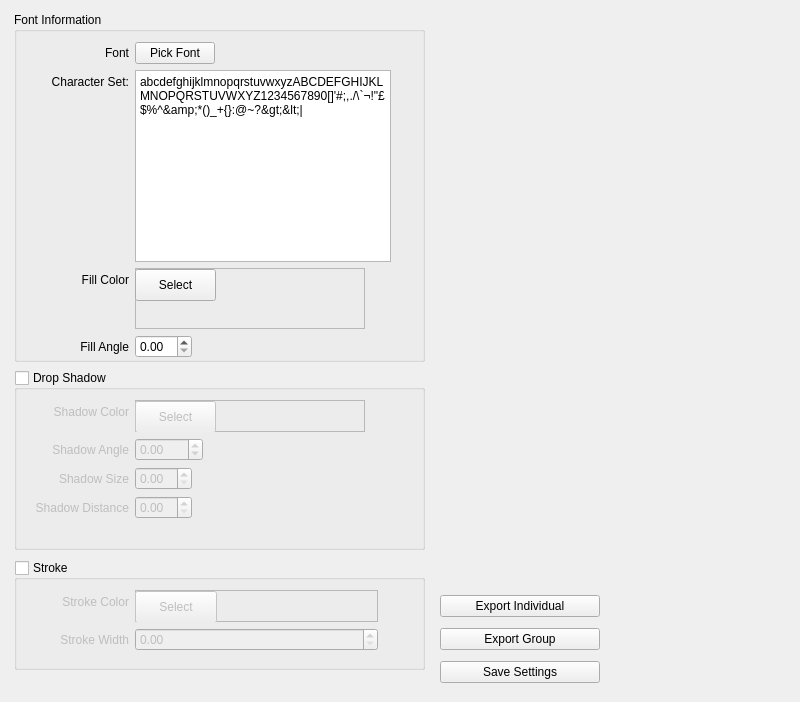
<?xml version="1.0" encoding="UTF-8"?>
<ui version="4.0">
 <class>MainWindow</class>
 <widget class="QMainWindow" name="MainWindow">
  <property name="geometry">
   <rect>
    <x>0</x>
    <y>0</y>
    <width>800</width>
    <height>702</height>
   </rect>
  </property>
  <property name="windowTitle">
   <string>MainWindow</string>
  </property>
  <widget class="QWidget" name="centralwidget">
   <widget class="QGroupBox" name="basicGroupBox">
    <property name="geometry">
     <rect>
      <x>14</x>
      <y>12</y>
      <width>411</width>
      <height>350</height>
     </rect>
    </property>
    <property name="title">
     <string>Font Information</string>
    </property>
    <property name="flat">
     <bool>false</bool>
    </property>
    <widget class="QWidget" name="formLayoutWidget_2">
     <property name="geometry">
      <rect>
       <x>0</x>
       <y>30</y>
       <width>390</width>
       <height>316</height>
      </rect>
     </property>
     <layout class="QFormLayout" name="formLayout_2">
      <property name="sizeConstraint">
       <enum>QLayout::SetDefaultConstraint</enum>
      </property>
      <property name="fieldGrowthPolicy">
       <enum>QFormLayout::FieldsStayAtSizeHint</enum>
      </property>
      <item row="0" column="0">
       <widget class="QLabel" name="fontLabel">
        <property name="minimumSize">
         <size>
          <width>115</width>
          <height>0</height>
         </size>
        </property>
        <property name="text">
         <string>Font</string>
        </property>
        <property name="alignment">
         <set>Qt::AlignRight|Qt::AlignTrailing|Qt::AlignVCenter</set>
        </property>
       </widget>
      </item>
      <item row="0" column="1">
       <widget class="QPushButton" name="fontbutton">
        <property name="text">
         <string>Pick Font</string>
        </property>
       </widget>
      </item>
      <item row="1" column="0">
       <widget class="QLabel" name="characterSetLabel">
        <property name="minimumSize">
         <size>
          <width>115</width>
          <height>0</height>
         </size>
        </property>
        <property name="text">
         <string>Character Set:</string>
        </property>
        <property name="alignment">
         <set>Qt::AlignRight|Qt::AlignTrailing|Qt::AlignVCenter</set>
        </property>
       </widget>
      </item>
      <item row="1" column="1">
       <widget class="QPlainTextEdit" name="characterSetBox">
        <property name="sizePolicy">
         <sizepolicy hsizetype="Expanding" vsizetype="MinimumExpanding">
          <horstretch>0</horstretch>
          <verstretch>0</verstretch>
         </sizepolicy>
        </property>
        <property name="maximumSize">
         <size>
          <width>16777215</width>
          <height>192</height>
         </size>
        </property>
        <property name="frameShape">
         <enum>QFrame::StyledPanel</enum>
        </property>
        <property name="frameShadow">
         <enum>QFrame::Plain</enum>
        </property>
        <property name="lineWrapMode">
         <enum>QPlainTextEdit::WidgetWidth</enum>
        </property>
        <property name="plainText">
         <string>abcdefghijklmnopqrstuvwxyzABCDEFGHIJKLMNOPQRSTUVWXYZ1234567890[]'#;,./\`¬!&quot;£$%^&amp;*()_+{}:@~?&gt;&lt;|</string>
        </property>
        <property name="backgroundVisible">
         <bool>false</bool>
        </property>
       </widget>
      </item>
      <item row="2" column="0">
       <widget class="QLabel" name="fillColorLabel">
        <property name="minimumSize">
         <size>
          <width>115</width>
          <height>0</height>
         </size>
        </property>
        <property name="text">
         <string>Fill Color</string>
        </property>
        <property name="alignment">
         <set>Qt::AlignRight|Qt::AlignTrailing|Qt::AlignVCenter</set>
        </property>
       </widget>
      </item>
      <item row="2" column="1">
       <widget class="QFrame" name="fillColor">
        <property name="minimumSize">
         <size>
          <width>230</width>
          <height>32</height>
         </size>
        </property>
        <property name="frameShape">
         <enum>QFrame::StyledPanel</enum>
        </property>
        <property name="frameShadow">
         <enum>QFrame::Raised</enum>
        </property>
        <widget class="QPushButton" name="fillColorButton">
         <property name="geometry">
          <rect>
           <x>0</x>
           <y>1</y>
           <width>81</width>
           <height>32</height>
          </rect>
         </property>
         <property name="text">
          <string>Select</string>
         </property>
        </widget>
       </widget>
      </item>
      <item row="3" column="0">
       <widget class="QLabel" name="fillAngleLabel">
        <property name="minimumSize">
         <size>
          <width>115</width>
          <height>0</height>
         </size>
        </property>
        <property name="text">
         <string>Fill Angle</string>
        </property>
        <property name="alignment">
         <set>Qt::AlignRight|Qt::AlignTrailing|Qt::AlignVCenter</set>
        </property>
       </widget>
      </item>
      <item row="3" column="1">
       <widget class="QDoubleSpinBox" name="fillAngleBox"/>
      </item>
     </layout>
    </widget>
   </widget>
   <widget class="QGroupBox" name="strokeGroupBox">
    <property name="geometry">
     <rect>
      <x>14</x>
      <y>560</y>
      <width>411</width>
      <height>110</height>
     </rect>
    </property>
    <property name="title">
     <string>Stroke</string>
    </property>
    <property name="checkable">
     <bool>true</bool>
    </property>
    <property name="checked">
     <bool>false</bool>
    </property>
    <widget class="QWidget" name="formLayoutWidget_3">
     <property name="geometry">
      <rect>
       <x>0</x>
       <y>30</y>
       <width>364</width>
       <height>74</height>
      </rect>
     </property>
     <layout class="QFormLayout" name="formLayout_3">
      <item row="0" column="0">
       <widget class="QLabel" name="strokeColorLabel">
        <property name="minimumSize">
         <size>
          <width>115</width>
          <height>0</height>
         </size>
        </property>
        <property name="text">
         <string>Stroke Color</string>
        </property>
        <property name="alignment">
         <set>Qt::AlignRight|Qt::AlignTrailing|Qt::AlignVCenter</set>
        </property>
       </widget>
      </item>
      <item row="0" column="1">
       <widget class="QFrame" name="strokeColor">
        <property name="minimumSize">
         <size>
          <width>230</width>
          <height>32</height>
         </size>
        </property>
        <property name="frameShape">
         <enum>QFrame::StyledPanel</enum>
        </property>
        <property name="frameShadow">
         <enum>QFrame::Raised</enum>
        </property>
        <widget class="QPushButton" name="strokeColorButton">
         <property name="geometry">
          <rect>
           <x>0</x>
           <y>1</y>
           <width>82</width>
           <height>32</height>
          </rect>
         </property>
         <property name="text">
          <string>Select</string>
         </property>
        </widget>
       </widget>
      </item>
      <item row="1" column="0">
       <widget class="QLabel" name="strokeWidthLabel">
        <property name="minimumSize">
         <size>
          <width>115</width>
          <height>0</height>
         </size>
        </property>
        <property name="text">
         <string>Stroke Width</string>
        </property>
        <property name="alignment">
         <set>Qt::AlignRight|Qt::AlignTrailing|Qt::AlignVCenter</set>
        </property>
       </widget>
      </item>
      <item row="1" column="1">
       <widget class="QDoubleSpinBox" name="strokeWidthBox"/>
      </item>
     </layout>
    </widget>
   </widget>
   <widget class="QGroupBox" name="dropShadowGroupBox">
    <property name="geometry">
     <rect>
      <x>14</x>
      <y>370</y>
      <width>411</width>
      <height>180</height>
     </rect>
    </property>
    <property name="title">
     <string>Drop Shadow</string>
    </property>
    <property name="checkable">
     <bool>true</bool>
    </property>
    <property name="checked">
     <bool>false</bool>
    </property>
    <widget class="QWidget" name="formLayoutWidget_4">
     <property name="geometry">
      <rect>
       <x>0</x>
       <y>30</y>
       <width>360</width>
       <height>142</height>
      </rect>
     </property>
     <layout class="QFormLayout" name="formLayout_4">
      <property name="fieldGrowthPolicy">
       <enum>QFormLayout::FieldsStayAtSizeHint</enum>
      </property>
      <item row="0" column="0">
       <widget class="QLabel" name="shadowColorLabel">
        <property name="minimumSize">
         <size>
          <width>115</width>
          <height>0</height>
         </size>
        </property>
        <property name="text">
         <string>Shadow Color</string>
        </property>
        <property name="alignment">
         <set>Qt::AlignRight|Qt::AlignTrailing|Qt::AlignVCenter</set>
        </property>
       </widget>
      </item>
      <item row="0" column="1">
       <widget class="QFrame" name="shadowColor">
        <property name="minimumSize">
         <size>
          <width>230</width>
          <height>32</height>
         </size>
        </property>
        <property name="frameShape">
         <enum>QFrame::StyledPanel</enum>
        </property>
        <property name="frameShadow">
         <enum>QFrame::Raised</enum>
        </property>
        <widget class="QPushButton" name="shadowColorButton">
         <property name="geometry">
          <rect>
           <x>0</x>
           <y>1</y>
           <width>81</width>
           <height>32</height>
          </rect>
         </property>
         <property name="text">
          <string>Select</string>
         </property>
        </widget>
       </widget>
      </item>
      <item row="1" column="0">
       <widget class="QLabel" name="shadowAngleLabel">
        <property name="minimumSize">
         <size>
          <width>115</width>
          <height>0</height>
         </size>
        </property>
        <property name="text">
         <string>Shadow Angle</string>
        </property>
        <property name="alignment">
         <set>Qt::AlignRight|Qt::AlignTrailing|Qt::AlignVCenter</set>
        </property>
       </widget>
      </item>
      <item row="1" column="1">
       <widget class="QDoubleSpinBox" name="shadowAngleBox">
        <property name="minimum">
         <double>-360.000000000000000</double>
        </property>
        <property name="maximum">
         <double>360.000000000000000</double>
        </property>
       </widget>
      </item>
      <item row="2" column="0">
       <widget class="QLabel" name="shadowSizeLabel">
        <property name="minimumSize">
         <size>
          <width>115</width>
          <height>0</height>
         </size>
        </property>
        <property name="text">
         <string>Shadow Size</string>
        </property>
        <property name="alignment">
         <set>Qt::AlignRight|Qt::AlignTrailing|Qt::AlignVCenter</set>
        </property>
       </widget>
      </item>
      <item row="2" column="1">
       <widget class="QDoubleSpinBox" name="shadowSizeBox"/>
      </item>
      <item row="3" column="0">
       <widget class="QLabel" name="shadowDistanceLabel">
        <property name="minimumSize">
         <size>
          <width>115</width>
          <height>0</height>
         </size>
        </property>
        <property name="text">
         <string>Shadow Distance</string>
        </property>
        <property name="alignment">
         <set>Qt::AlignRight|Qt::AlignTrailing|Qt::AlignVCenter</set>
        </property>
       </widget>
      </item>
      <item row="3" column="1">
       <widget class="QDoubleSpinBox" name="shadowDistanceBox"/>
      </item>
     </layout>
    </widget>
   </widget>
   <widget class="QPaintArea" name="widget" native="true">
    <property name="geometry">
     <rect>
      <x>440</x>
      <y>30</y>
      <width>351</width>
      <height>551</height>
     </rect>
    </property>
   </widget>
   <widget class="QWidget" name="verticalLayoutWidget">
    <property name="geometry">
     <rect>
      <x>440</x>
      <y>590</y>
      <width>160</width>
      <height>100</height>
     </rect>
    </property>
    <layout class="QVBoxLayout" name="verticalLayout">
     <item>
      <widget class="QPushButton" name="pushButton">
       <property name="text">
        <string>Export Individual</string>
       </property>
      </widget>
     </item>
     <item>
      <widget class="QPushButton" name="pushButton_2">
       <property name="text">
        <string>Export Group</string>
       </property>
      </widget>
     </item>
     <item>
      <widget class="QPushButton" name="pushButton_3">
       <property name="text">
        <string>Save Settings</string>
       </property>
      </widget>
     </item>
    </layout>
   </widget>
  </widget>
  <action name="actionAbout">
   <property name="text">
    <string>About</string>
   </property>
  </action>
  <action name="actionExit">
   <property name="text">
    <string>Exit</string>
   </property>
  </action>
 </widget>
 <customwidgets>
  <customwidget>
   <class>QPaintArea</class>
   <extends>QWidget</extends>
   <header>qpaintarea.h</header>
   <container>1</container>
  </customwidget>
 </customwidgets>
 <resources/>
 <connections/>
</ui>
